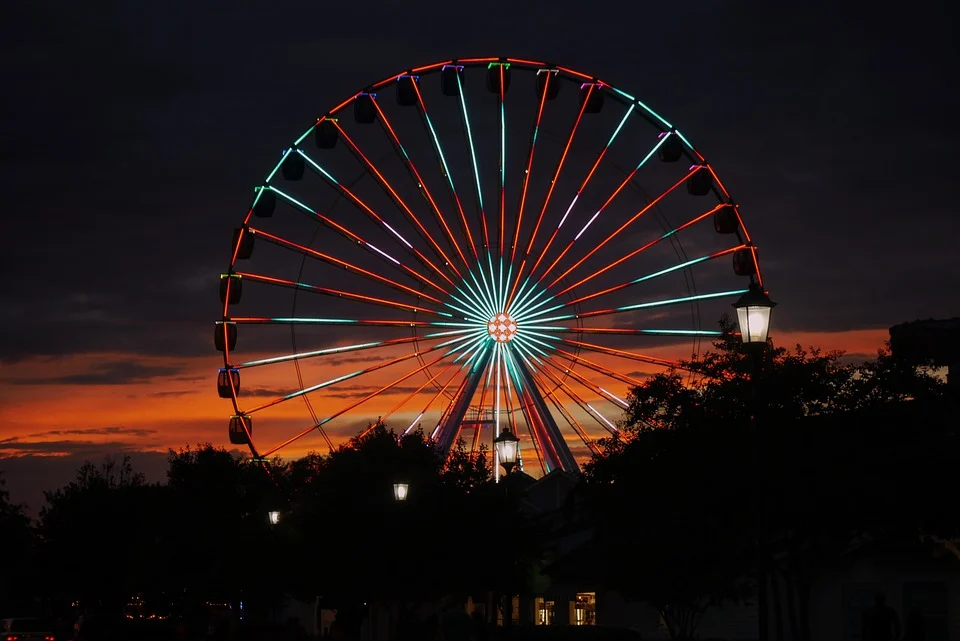
#> input picture code/image/houghlines.png, 960 x 641 px
$ jupyter execute test_line.ipynb
#> lines starting #> are read from the running program, lines starting #| are printed output that depends on the picture; after the words box and inside, x2 and y2 are one past the last pixel; in counts of white or black regions, pixels touching at a corner belong together
### code/utils.py
import cv2
import math
import numpy as np
import matplotlib.pyplot as plt

# [32 lines left out: functions mask_img, draw_lines, draw_points, not called in this run]


# 显示多张图片
def show_images(imgs, colnum=4, scale=6):
    if colnum > len(imgs):
        colnum = len(imgs)

    rownum = math.ceil(len(imgs) / colnum)

    # 计算 figsize
    maxrow = max([img.shape[0] for _,img in imgs])
    maxcol = max([img.shape[1] for _,img in imgs])

    rowpx, colpx = (maxrow*rownum, maxcol*colnum)
    if rowpx > colpx:
        rowpx, colpx = (math.ceil(scale*rowpx/colpx), scale)
    else:
        rowpx, colpx = (scale, math.ceil(scale*colpx/rowpx))

    # 画图
    _, axes = plt.subplots(rownum, colnum, figsize=(colpx, rowpx))
    if rownum == 1 and colnum == 1:
        axes = np.array([axes], dtype=object)
    axes = axes.reshape(rownum, colnum)
    for i in range(rownum):
        for j in range(colnum):
            axes[i, j].set_axis_off()

            if i*colnum + j < len(imgs):
                title, img = imgs[i*colnum + j]
                axes[i, j].set_title(title)

                if len(img.shape) > 2:
                    axes[i, j].imshow(img[..., ::-1])
                else:
                    axes[i, j].imshow(img, cmap="gray")

    plt.show()

### code/test_line.ipynb
[cell 1]
import cv2
import numpy as np
from utils import show_images

src = cv2.imread('./image/houghlines.png', -1)
#> src is the input picture: shape (641, 960, 3); mean B, G, R 22.2, 23.6, 36.1

[cell 2]
# 比较 Hough 和 LSD 和 EDLine 和 ximgproc 中的 EdgeDrawing、FastEdgeDetector

detector1 = cv2.line_descriptor.LSDDetector.createLSDDetector()

# keylines:tuple (keyline1, keyline2, keyline3, ....)
keylines1 = detector1.detect(src, scale=2, numOctaves=1)
#> keylines1 = 476 items

out1 = np.copy(src)
for kl in keylines1:
    if kl.octave == 0:
        pt1, pt2 = kl.getStartPoint(), kl.getEndPoint()
        pt1 = (int(pt1[0]), int(pt1[1]))
        pt2 = (int(pt2[0]), int(pt2[1]))
        cv2.line(out1, pt1, pt2, (0, 255, 0), 1, cv2.LINE_AA)
#> this loop made 476 passes
#> (pt1, pt2) on passes 1 to 12: ((456, 76), (475, 176)), ((617, 309), (746, 291)), ((231, 319), (408, 323)), ((636, 281), (707, 257)), ((746, 288), (615, 307)), ((631, 103), (605, 144)), ((499, 260), (498, 306)), ((483, 203), (459, 76)), ((639, 167), (671, 132)), ((432, 134), (445, 171)), ((356, 318), (231, 316)), ((576, 192), (557, 225))
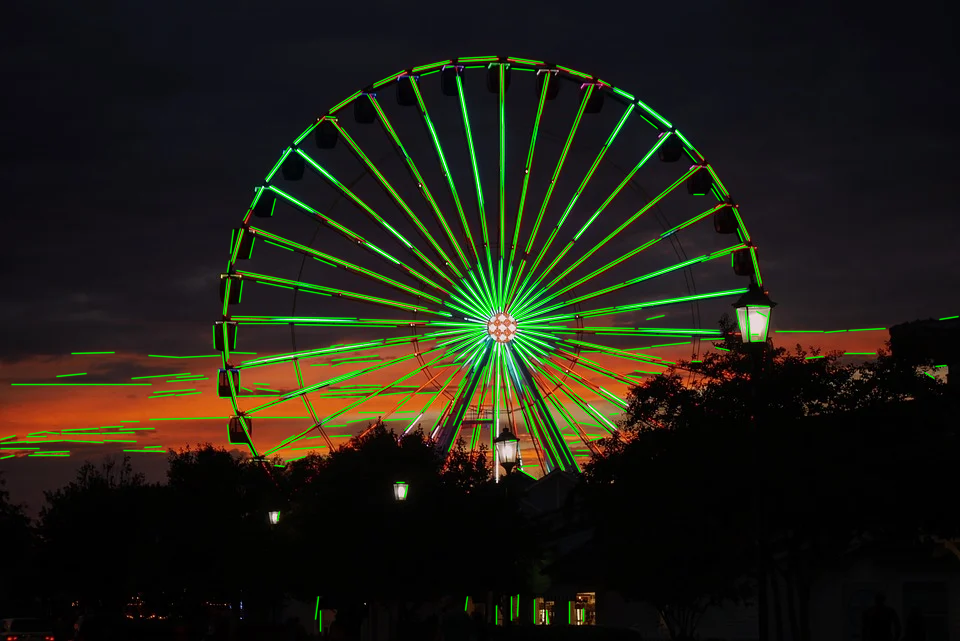
#> out1: shape (641, 960, 3); 8.4% of pixels changed, all inside (x1, y1, x2, y2) = (0, 55, 960, 633)

detector2 = cv2.line_descriptor.BinaryDescriptor.createBinaryDescriptor()
keylines2 = detector2.detect(src)
#> keylines2 = 290 items
out2 = np.copy(src)
for kl in keylines2:
    if kl.octave == 0:
        pt1, pt2 = kl.getStartPoint(), kl.getEndPoint()
        pt1 = (int(pt1[0]), int(pt1[1]))
        pt2 = (int(pt2[0]), int(pt2[1]))
        cv2.line(out2, pt1, pt2, (0, 255, 0), 1, cv2.LINE_AA)
#> this loop made 290 passes
#> (pt1, pt2) on passes 1 to 12: ((17, 435), (0, 440)), ((117, 441), (92, 443)), ((76, 439), (0, 443)), ((68, 454), (32, 455)), ((65, 433), (125, 433)), ((92, 429), (66, 430)), ((166, 451), (139, 451)), ((228, 420), (229, 441)), ((230, 397), (236, 415)), ((217, 374), (217, 394)), ((221, 350), (224, 367)), ((213, 332), (215, 348))
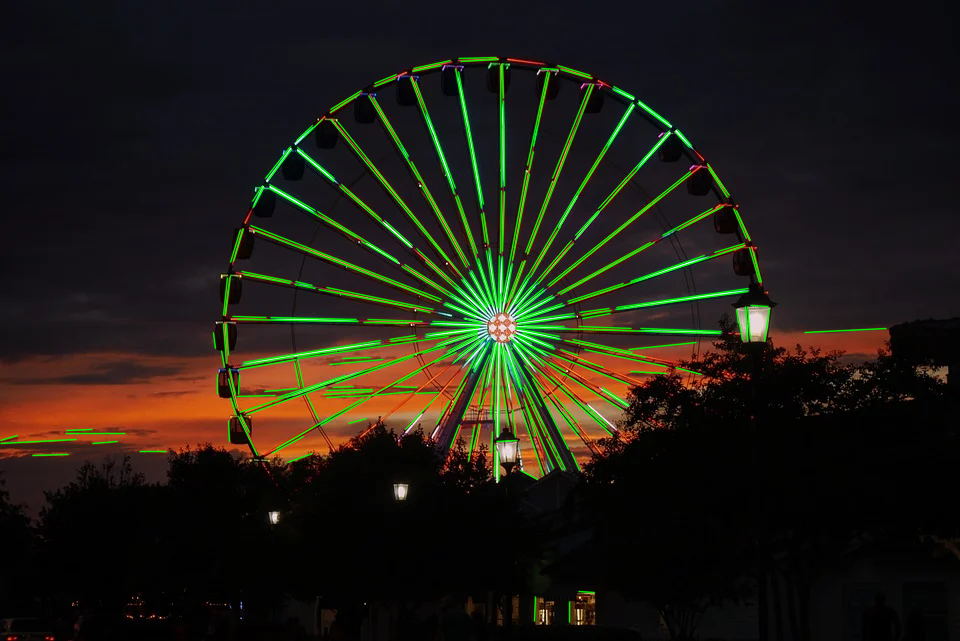
#> out2: shape (641, 960, 3); 6.86% of pixels changed, all inside (x1, y1, x2, y2) = (0, 56, 888, 624)
# print('numofOctaves:', detector2.getNumOfOctaves())

# Hough 变换，需要传入边缘检测或阈值处理后的图片，返回值是 ndarray (n, 1, 4)
edge = cv2.Canny(src, 50, 150, apertureSize=3)
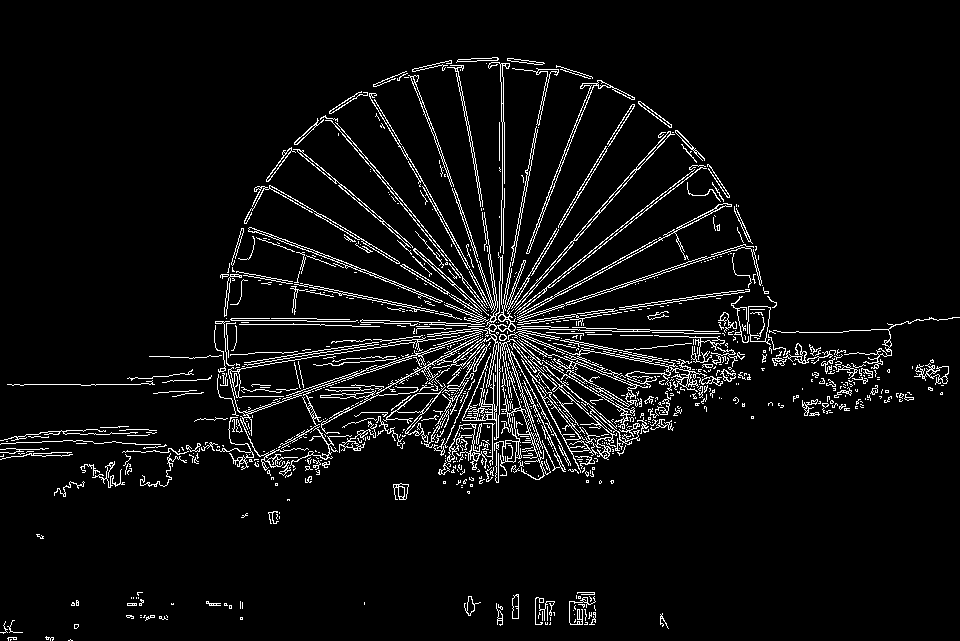
#> edge: shape (641, 960); 5.5% white in thin lines or dots
houghlines = cv2.HoughLinesP(edge, rho=1, theta=np.pi/180, threshold=100)
# print(type(houghlines), houghlines.shape)

out3 = np.copy(src)
for kl in houghlines:
    nowl = kl[0]
    cv2.line(out3, nowl[0:2], nowl[2:4], (0, 255, 0), 1, cv2.LINE_AA)
#> this loop made 2643 passes
#> kl on passes 1 to 3: [[522, 328, 545, 328]], [[310, 321, 338, 321]], [[347, 295, 350, 295]]
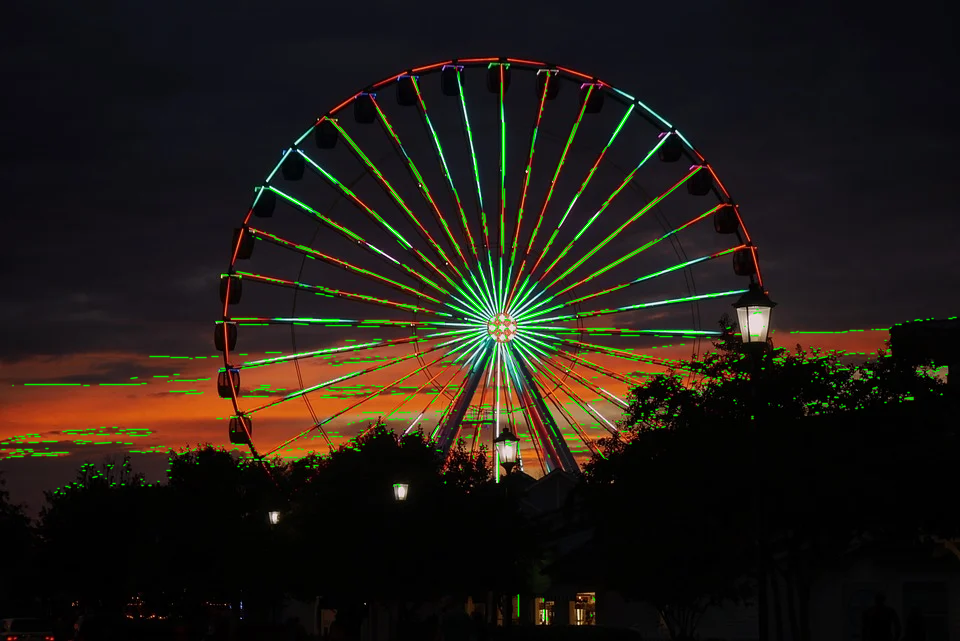
#> out3: shape (641, 960, 3); 5.48% of pixels changed, all inside (x1, y1, x2, y2) = (0, 59, 958, 626)


# FastLineDetector
gray_src = cv2.cvtColor(src, cv2.COLOR_BGR2GRAY)

length_threshold = 10               # Segements shorter than this will be discarded
distance_threshold = 1.41421356     # point placed from a hypothesis line segment farther than this will be regared as outlier.
do_merge = False                    # If True, incremental merging of segments will be performed
canny_aperture_size = 3             # sobel operator in Canny. If zeros, canny is not applied and input is taken as an edge image.
canny_th1 = 50.0
canny_th2 = 50.0

fld = cv2.ximgproc.createFastLineDetector(length_threshold, distance_threshold, canny_th1, canny_th2, canny_aperture_size, do_merge)

# lines: (x, 1, 4)，即线段
lines = fld.detect(gray_src)
# 有 drawSegments 方法，很方便
out4 = fld.drawSegments(src, lines, linecolor=[0, 255, 0])

# EdgeDrawing
ed = cv2.ximgproc.createEdgeDrawing()

edParms = ed.Params()
edParms.GradientThresholdValue = 38
edParms.EdgeDetectionOperator = cv2.ximgproc.EdgeDrawing_SOBEL
edParms.AnchorThresholdValue = 8
ed.setParams(edParms)
# 最开始要执行这个函数，相当于和原图绑定一下
ed.detectEdges(gray_src)

lines = ed.detectLines()
out5 = fld.drawSegments(src, lines, linecolor=[0, 255, 0])
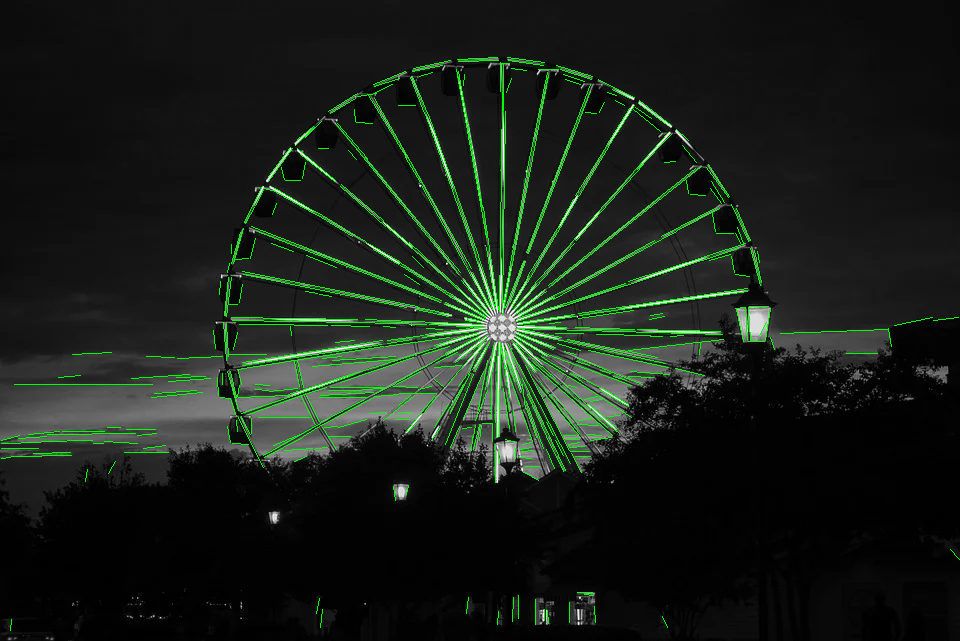
#> out5: shape (641, 960, 3); mean B, G, R 24.9, 32.8, 24.9

# EdgeDrawing 还可以检测边缘和椭圆
# segments = ed.getSegments()
# ellipses = ed.detectEllipses()

show_images([
    ('src', src),
    ('Use LSD', out1),
    ('Use EDLine', out2),
    ('Use Hough', out3),
    ('Use FastLineDetector', out4),
    ('Use EdgeDrawing', out5),
], colnum=2, scale=10)
#> in show_images, `plt.show()`:
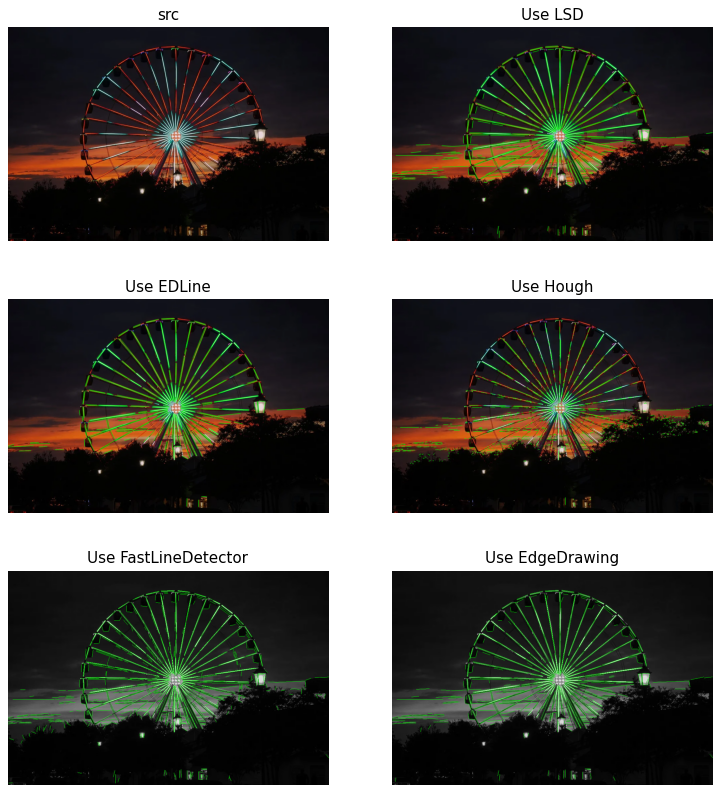
#> figure drawn by matplotlib, 6 panels

[cell 3]
'''
完整的 检测直线 -> 描述直线 -> 匹配直线 流程
'''

# 只保留 octave 为 0 的直线
def get_octave_0(kls, dss):
    nkls, ndss = [], []
    for i, kl in enumerate(kls):
        if kl.octave == 0:
            nkls.append(kls[i])
            ndss.append(dss[i])
    return tuple(nkls), np.array(ndss)

detector = cv2.line_descriptor.BinaryDescriptor.createBinaryDescriptor()

keylines1 = detector.detect(src)
keylines1, descriptors1 = detector.compute(src, keylines1)
keylines1, descriptors1 = get_octave_0(keylines1, descriptors1)

# 不想找其他图片了，就重复对一张图片进行匹配吧...
src2 = np.copy(src)
keylines2 = detector.detect(src2)
keylines2, descriptors2 = detector.compute(src2, keylines2)
keylines2, descriptors2 = get_octave_0(keylines2, descriptors2)

# 匹配，有三种方法，但很遗憾 radiusMatch 没有 python 版本..
# BinaryDescriptorMacher，有些方法没有 python 版本，如 add 等，这个类本身继承自 DescriptorMatcher，和之前点的匹配基本差不多
MATCHES_DIST_THRESHOLD = 25
matcher = cv2.line_descriptor.BinaryDescriptorMatcher()
matches = matcher.match(descriptors1, descriptors2)
# matches = matcher.knnMatch(descriptors1, descriptors2, k=2)
# matches = matcher.radiusMatch(descriptors1, descriptors2, maxDistance=25)
matches = [m for m in matches if m.distance < MATCHES_DIST_THRESHOLD]

# 返回的时 DMatch，自行查阅相关方法
print(type(matches))
#| <class 'list'>

# 画图
matchimg1 = cv2.line_descriptor.drawLineMatches(
                img1=src, keylines1=keylines1,
                img2=src2, keylines2=keylines2,
                matches1to2=matches,
                # opencv python 版本的 bug，必须要添加 matchesMask(which matches must be drawn)，否则报 Unkown C++ error
                matchesMask=np.ones(len(matches), dtype=np.uint8)
            )
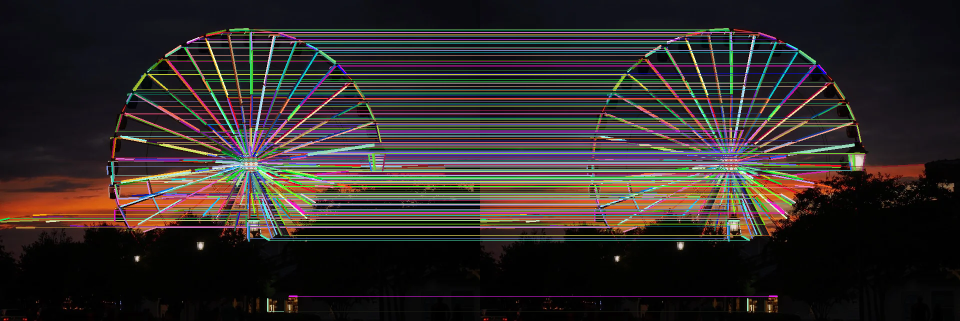
#> matchimg1: shape (641, 1920, 3) (shown at 1/2 size); mean B, G, R 40.9, 42.2, 48.5

show_images([('match', matchimg1)])

[cell 4]
'''
检测直线 -> 描述直线 -> 匹配直线 流程，用 LSD 直线检测代替 EDLine(即 BinaryDescriptor)
'''

def get_octave_0(kls, dss):
    nkls, ndss = [], []
    for i, kl in enumerate(kls):
        if kl.octave == 0:
            nkls.append(kls[i])
            ndss.append(dss[i])
    return tuple(nkls), np.array(ndss)

# 这里用 LSD 检测
lsd_detector = cv2.line_descriptor.LSDDetector.createLSDDetector()
keylines1 = lsd_detector.detect(src, scale=2, numOctaves=1)
keylines2 = lsd_detector.detect(src, scale=2, numOctaves=1)

# LSD 只要检测直线，没有描述直线的功能，所以还是得用 BinaryDescriptor 中的描述方法
bd = cv2.line_descriptor.BinaryDescriptor.createBinaryDescriptor()
keylines1, descriptors1 = bd.compute(src, keylines1)
keylines2, descriptors2 = bd.compute(src2, keylines2)
keylines1, descriptors1 = get_octave_0(keylines1, descriptors1)
keylines2, descriptors2 = get_octave_0(keylines2, descriptors2)

# 匹配就还是老样子
MATCHES_DIST_THRESHOLD = 25
matcher = cv2.line_descriptor.BinaryDescriptorMatcher()
matches = matcher.match(descriptors1, descriptors2)
matches = [m for m in matches if m.distance < MATCHES_DIST_THRESHOLD]

# 画图
matchimg1 = cv2.line_descriptor.drawLineMatches(
                img1=src, keylines1=keylines1,
                img2=src, keylines2=keylines2,
                matches1to2=matches,
                matchesMask=np.ones(len(matches), dtype=np.uint8)
            )
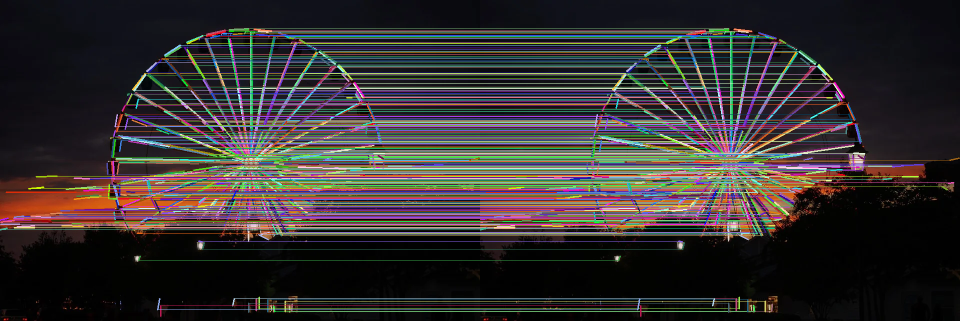
#> matchimg1: shape (641, 1920, 3) (shown at 1/2 size); mean B, G, R 48.9, 48.6, 53.4

show_images([('match', matchimg1)])
